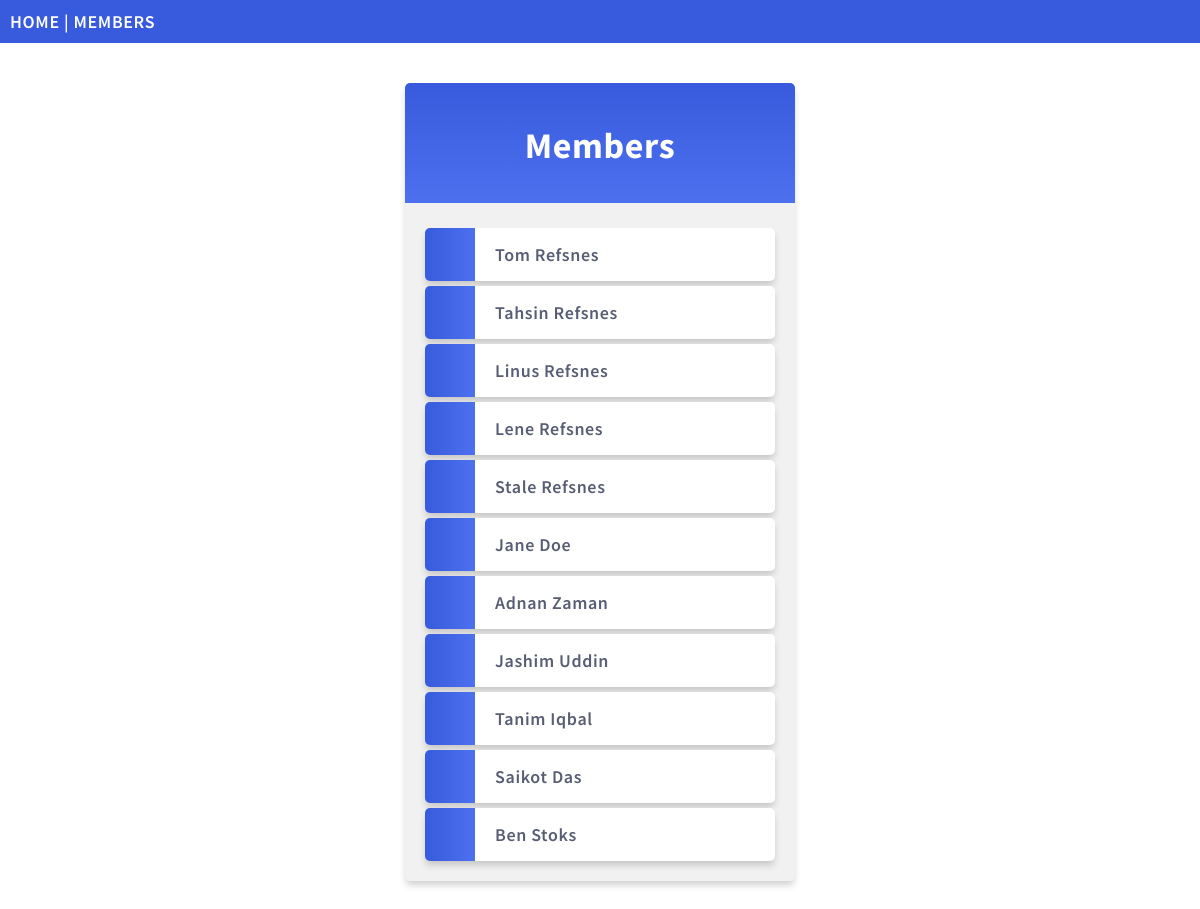
Page /members/members/ on the committed database.
### members/models.py (models this page shows)
class Member(models.Model):
    firstname = models.CharField(max_length=255)
    lastname = models.CharField(max_length=255)
    phone = models.IntegerField(null=True)
    joined_date = models.DateField(null=True)

### members/views.py (the view)
# urls.py: path('members/', views.members, name='members'),
def members(request):
    mymembers = Member.objects.all().values()
    template = loader.get_template('all_members.html')
    context = {
        'mymembers': mymembers,
    }
    return HttpResponse(template.render(context, request))

### members/templates/all_members.html (shortened to what this page needs)
{% extends "master.html" %}
{% block content %}
  <div class="mycard">
    <h1>Members</h1>
    <ul>
      {% for x in mymembers %}
        <li onclick="window.location = 'details/{{ x.id }}'">{{ x.firstname }} {{ x.lastname }}</li>
      {% endfor %}
    </ul>
  </div>
{% endblock %}

### members/templates/master.html (shortened to what this page needs)
{% load static %}
<!DOCTYPE html>
<html>
<head>
  <link rel="stylesheet" href="{% static 'mystyles.css' %}">
</head>
<body>
<div class="topnav">
  <a href="{% url 'main' %}">HOME</a> |
  <a href="{% url 'members' %}">MEMBERS</a>
</div>
{% block content %}
{% endblock %}
</body>
</html>

### members/static/mystyles.css (style rules this page uses)
body { margin:0; font: 600 18px 'Source Sans Pro', sans-serif; letter-spacing: 0.64px; color: #585d74; }
.topnav { background-color:#375BDC; color:#ffffff; padding:10px; }
.topnav a:link, .topnav a:visited { text-decoration: none; color: #ffffff; }
.mycard { background-color: #f1f1f1; background-image: linear-gradient(to bottom, #375BDC, #4D70EF); background-size: 100% 120px; background-repeat: no-repeat; margin: 40px auto; width: 350px; border-radius: 5px; box-shadow: 0 5px 7px -1px rgba(51, 51, 51, 0.23); padding: 20px; }
.mycard h1 { text-align: center; color:#ffffff; margin:20px 0 60px 0; }
ul { list-style-type: none; padding: 0; margin: 0; }
li { background-color: #ffffff; background-image: linear-gradient(to right, #375BDC, #4D70EF); background-size: 50px 60px; background-repeat: no-repeat; cursor: pointer; transition: transform .25s; border-radius: 5px; box-shadow: 0 5px 7px -1px rgba(51, 51, 51, 0.23); padding: 15px; padding-left: 70px; margin-top: 5px; }
a:link, a:visited { color: #375BDC; }

### rows in the picture
Member: firstname "Tom", lastname "Refsnes"
Member: firstname "Tahsin", lastname "Refsnes"
Member: firstname "Linus", lastname "Refsnes"
Member: firstname "Lene", lastname "Refsnes"
Member: firstname "Stale", lastname "Refsnes"
Member: firstname "Jane", lastname "Doe"
Member: firstname "Adnan", lastname "Zaman"
Member: firstname "Jashim", lastname "Uddin"
Member: firstname "Tanim", lastname "Iqbal"
Member: firstname "Saikot", lastname "Das"
Member: firstname "Ben", lastname "Stoks"
